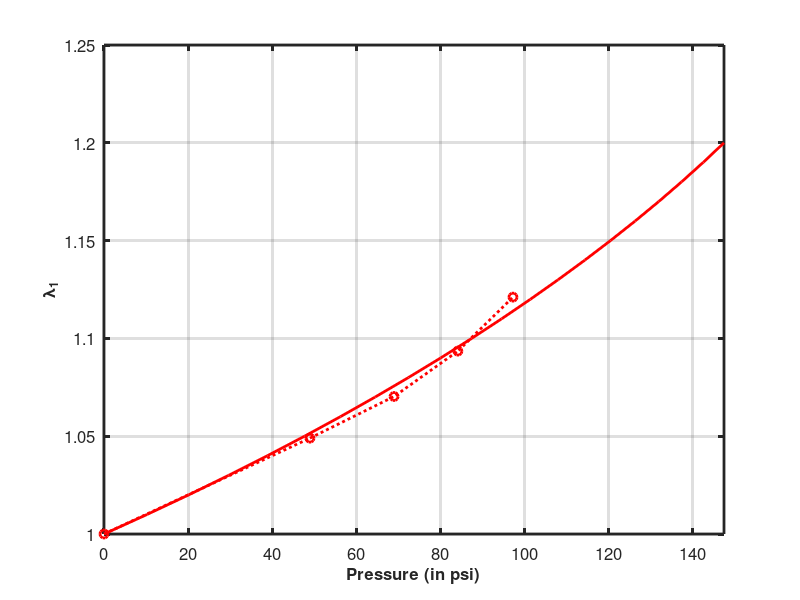

This figure's MATLAB source:
close all

lambda1 = [1.000:.01:1.2];






%         C1 = 0.6029 ; C2 =  0;% for corrected

 C1 = 0.7873 ; C2 =  0;% for corrected% new experiments
Pvslambda =  lambda1.^(-3).*(0.169803E3+(-0.1E1).*lambda1.^2+(-0.131042E2).*(4+ ...
  (-0.197768E1).*lambda1.^2+0.582345E-2.*lambda1.^4).^(1/2)).^(-2).* ...
  (0.228959E3+0.1E1.*lambda1.^4+(-0.74171E3).*(4+(-0.197768E1).* ...
  lambda1.^2+0.582345E-2.*lambda1.^4).^(1/2)+lambda1.^2.*(( ...
  -0.226404E3)+0.131042E2.*(4+(-0.197768E1).*lambda1.^2+ ...
  0.582345E-2.*lambda1.^4).^(1/2))).^(-1).*(C1.*((-0.179211E7)+( ...
  -0.342919E2).*lambda1.^10+0.58055E7.*(4+(-0.197768E1).*lambda1.^2+ ...
  0.582345E-2.*lambda1.^4).^(1/2)+lambda1.^4.*(0.344122E7+( ...
  -0.658995E7).*(4+(-0.197768E1).*lambda1.^2+0.582345E-2.* ...
  lambda1.^4).^(1/2))+lambda1.^2.*(0.132908E7+(-0.683793E5).*(4+( ...
  -0.197768E1).*lambda1.^2+0.582345E-2.*lambda1.^4).^(1/2))+ ...
  lambda1.^8.*(0.174686E5+(-0.449367E3).*(4+(-0.197768E1).* ...
  lambda1.^2+0.582345E-2.*lambda1.^4).^(1/2))+lambda1.^6.*(( ...
  -0.199778E7)+0.152608E6.*(4+(-0.197768E1).*lambda1.^2+ ...
  0.582345E-2.*lambda1.^4).^(1/2)))+C2.*((-0.40536E7)+0.925926E0.* ...
  lambda1.^12+0.672219E7.*(4+(-0.197768E1).*lambda1.^2+0.582345E-2.* ...
  lambda1.^4).^(1/2)+lambda1.^4.*(0.73566E7+(-0.799004E7).*(4+( ...
  -0.197768E1).*lambda1.^2+0.582345E-2.*lambda1.^4).^(1/2))+ ...
  lambda1.^2.*(0.202805E7+(-0.154668E6).*(4+(-0.197768E1).* ...
  lambda1.^2+0.582345E-2.*lambda1.^4).^(1/2))+lambda1.^8.*( ...
  0.940764E5+(-0.515076E4).*(4+(-0.197768E1).*lambda1.^2+ ...
  0.582345E-2.*lambda1.^4).^(1/2))+lambda1.^10.*((-0.550287E3)+ ...
  0.121335E2.*(4+(-0.197768E1).*lambda1.^2+0.582345E-2.*lambda1.^4) ...
  .^(1/2))+lambda1.^6.*((-0.414468E7)+0.528936E6.*(4+(-0.197768E1).* ...
  lambda1.^2+0.582345E-2.*lambda1.^4).^(1/2))));
plot(Pvslambda*145.08*6.89476,lambda1,'r','linewidth',2)
hold on
 Material_fit = [Pvslambda'*145.08 lambda1'];
 save('Material_fit_5088.mat','Material_fit');




% P_exp = [0:2:18];
% lambda1_exp =  [  1 1.0220 1.0330 1.0549 1.0769 1.1099 1.1209 1.1538 ...
%                     1.1978 1.2418];

lambda1_exp = [1 1.0490 1.0703 1.0935 1.1211];
P_exp = [0 7.1 10 12.2 14.1]*6.89476;
plot(P_exp,lambda1_exp,'ro:','linewidth',2)
% h = legend('50 deg fit','50 deg Exp.');
% h.FontSize = 12;
% h.FontWeight = 'bold';
xlim([0 max(Pvslambda*145.08*6.89476)])
grid on

set(gcf, 'Position', [100, 100, 600, 600])
set(gca,'linewidth',2,'FontSize',12)

xlabel('Pressure (in psi)','fontweight','bold','fontsize',12)
ylabel('\lambda_1','fontweight','bold','fontsize',12)
